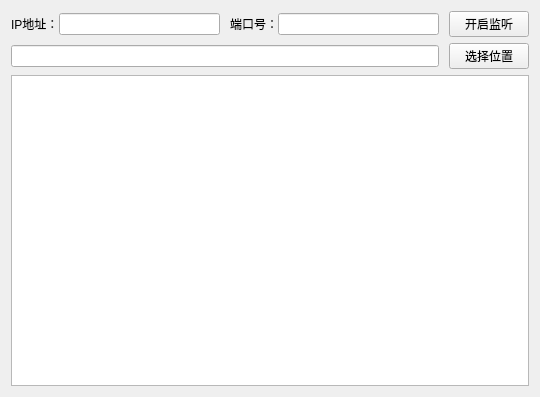
<?xml version="1.0" encoding="UTF-8"?>
<ui version="4.0">
 <class>ServerWidget</class>
 <widget class="QWidget" name="ServerWidget">
  <property name="geometry">
   <rect>
    <x>0</x>
    <y>0</y>
    <width>540</width>
    <height>397</height>
   </rect>
  </property>
  <property name="windowTitle">
   <string>服务端</string>
  </property>
  <layout class="QVBoxLayout" name="verticalLayout">
   <item>
    <layout class="QGridLayout" name="gridLayout">
     <property name="horizontalSpacing">
      <number>10</number>
     </property>
     <item row="0" column="0">
      <layout class="QHBoxLayout" name="horizontalLayout_3" stretch="0,0">
       <property name="spacing">
        <number>10</number>
       </property>
       <property name="rightMargin">
        <number>0</number>
       </property>
       <item>
        <layout class="QHBoxLayout" name="horizontalLayout">
         <property name="spacing">
          <number>0</number>
         </property>
         <item>
          <widget class="QLabel" name="label">
           <property name="text">
            <string>IP地址：</string>
           </property>
          </widget>
         </item>
         <item>
          <widget class="QLineEdit" name="lineEditIP"/>
         </item>
        </layout>
       </item>
       <item>
        <layout class="QHBoxLayout" name="horizontalLayout_2">
         <property name="spacing">
          <number>0</number>
         </property>
         <property name="sizeConstraint">
          <enum>QLayout::SetDefaultConstraint</enum>
         </property>
         <item>
          <widget class="QLabel" name="labelPort">
           <property name="text">
            <string>端口号：</string>
           </property>
          </widget>
         </item>
         <item>
          <widget class="QLineEdit" name="lineEditPort">
           <property name="minimumSize">
            <size>
             <width>0</width>
             <height>0</height>
            </size>
           </property>
           <property name="maximumSize">
            <size>
             <width>16777215</width>
             <height>16777215</height>
            </size>
           </property>
          </widget>
         </item>
        </layout>
       </item>
      </layout>
     </item>
     <item row="1" column="0">
      <widget class="QLineEdit" name="lineEditSavePath"/>
     </item>
     <item row="0" column="1">
      <widget class="QPushButton" name="pushBtnListening">
       <property name="text">
        <string>开启监听</string>
       </property>
      </widget>
     </item>
     <item row="1" column="1">
      <widget class="QPushButton" name="pushBtnSelectPath">
       <property name="text">
        <string>选择位置</string>
       </property>
      </widget>
     </item>
    </layout>
   </item>
   <item>
    <widget class="QTextEdit" name="textEdit"/>
   </item>
  </layout>
 </widget>
 <resources/>
 <connections/>
</ui>
